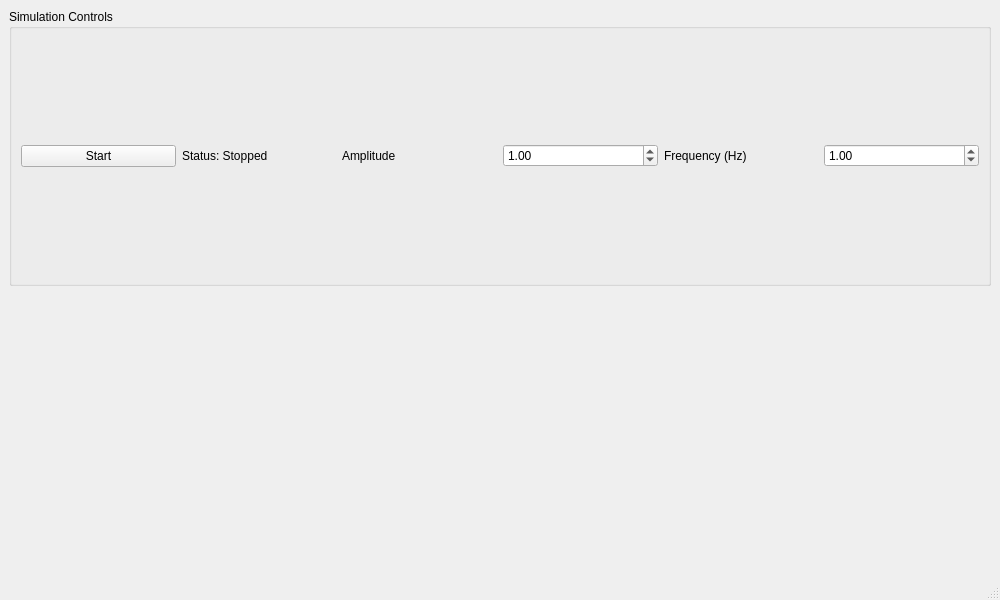
<?xml version="1.0" encoding="UTF-8"?>
<ui version="4.0">
 <class>MainWindow</class>
 <widget class="QMainWindow" name="MainWindow">
  <property name="geometry">
   <rect>
    <x>0</x>
    <y>0</y>
    <width>1000</width>
    <height>600</height>
   </rect>
  </property>

  <property name="windowTitle">
   <string>Realtime Sine Wave Simulator</string>
  </property>

  <widget class="QWidget" name="centralWidget">
   <layout class="QVBoxLayout" name="verticalLayout">

    <item>
     <widget class="QGroupBox" name="controlGroupBox">
      <property name="title">
       <string>Simulation Controls</string>
      </property>

      <layout class="QHBoxLayout" name="horizontalLayout">

       <item>
        <widget class="QPushButton" name="startButton">
         <property name="text">
          <string>Start</string>
         </property>
        </widget>
       </item>

       <item>
        <widget class="QLabel" name="statusLabel">
         <property name="text">
          <string>Status: Stopped</string>
         </property>
        </widget>
       </item>

       <item>
        <widget class="QLabel" name="amplitudeLabel">
         <property name="text">
          <string>Amplitude</string>
         </property>
        </widget>
       </item>

       <item>
        <widget class="QDoubleSpinBox" name="amplitudeSpinBox">
         <property name="minimum">
          <double>0.1</double>
         </property>
         <property name="maximum">
          <double>20.0</double>
         </property>
         <property name="value">
          <double>1.0</double>
         </property>
        </widget>
       </item>

       <item>
        <widget class="QLabel" name="frequencyLabel">
         <property name="text">
          <string>Frequency (Hz)</string>
         </property>
        </widget>
       </item>

       <item>
        <widget class="QDoubleSpinBox" name="frequencySpinBox">
         <property name="minimum">
          <double>0.1</double>
         </property>
         <property name="maximum">
          <double>20.0</double>
         </property>
         <property name="value">
          <double>1.0</double>
         </property>
        </widget>
       </item>

      </layout>
     </widget>
    </item>

    <item>
     <widget class="QWidget" name="plotPlaceholderWidget"/>
    </item>

   </layout>
  </widget>

  <widget class="QMenuBar" name="menubar"/>
  <widget class="QStatusBar" name="statusbar"/>

 </widget>

 <resources/>
 <connections/>
</ui>
